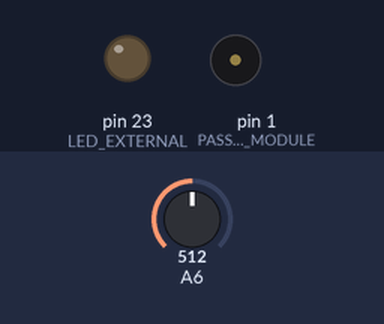
A sketch run on a simulated Arduino Mega 2560, built with avr-gcc and run on an emulated ATmega2560. On the bench: output pins drawn as LEDs (lit = HIGH), buzzer (waves = sounding). The inputs (shaded band) are chosen by the test bench; at power-on: A6 = 512. Random numbers use the default seed unless the sketch sets one; pins used as bus, display or sensor lines are not drawn.

Above: at 1.2 s.
1.3 s: A6 set to 53
2.8 s: A6 set to 46
At 3.4 s:
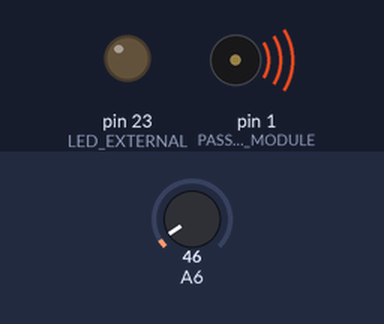
4.3 s: A6 set to 110
5.8 s: A6 set to 40
At 6.2 s:
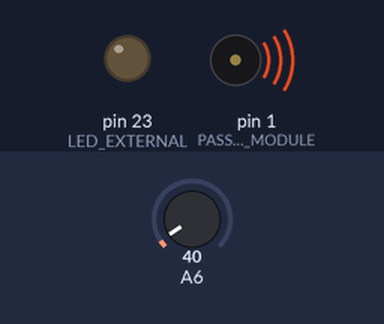
Timing chart, 0 to 8.3 s (numbered marks = the images above; inputs shaded):
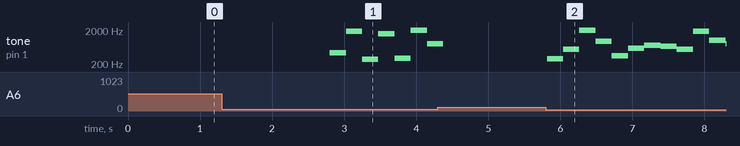

Measured:
- the behaviour switches between 50 and 49 on A6 (found by bisection; images 0 and 1)
- after the input at 1.3 s, every drawn part: stays the same
- after the input at 2.8 s, tone on pin 1 (PASSIVE_BUZZER_MODULE): plays 431 Hz for 0.23 s, 1845 Hz for 0.23 s, 275 Hz for 0.23 s, 1535 Hz for 0.23 s, 298 Hz for 0.23 s, 1942 Hz for 0.23 s … (7 notes in this stretch), starting at once
- after the input at 5.8 s, tone on pin 1 (PASSIVE_BUZZER_MODULE): plays 290 Hz for 0.23 s, 550 Hz for 0.23 s, 1959 Hz for 0.23 s, 923 Hz for 0.23 s, 347 Hz for 0.23 s, 585 Hz for 0.23 s … (12 notes in this stretch), starting at once

The sketch:

02_experiment.ino
```cpp
// Experiment 2: Laser beam detection by photocell activates LED and buzzer
// Description: When photocell detects laser beam contact, LED turns on and passive buzzer sounds random tones until contact is broken.
// Modules Used: Photocell module, Laser module, Passive buzzer module

// Assign component groupings to Teensy 4.0 pins
const int LED_EXTERNAL = 23;
const int PHOTOCELL_MODULE = 22;
const int LASER_EMIT_MODULE = 0;
const int PASSIVE_BUZZER_MODULE = 1;

// Set LED on/off brightness
const int LED_EXTERNAL_OFF = 0;
const int LED_EXTERNAL_ON = 100;
// Set photocell laser detection threshold (~50 signal seemed appropriate enough to distinguish states)
const int LASER_CONTACT_THRESHOLD = 50;
// Set arbitrary frequency range of buzzer tone
const int MIN_FREQUENCY_HERTZ = 100;
const int MAX_FREQUENCY_HERTZ = 2000;

bool contactDetected = false;

void setup() {
  Serial.begin(9600);

  pinMode(LED_EXTERNAL, OUTPUT);
  pinMode(PHOTOCELL_MODULE, INPUT);
  pinMode(PASSIVE_BUZZER_MODULE, OUTPUT);
  pinMode(LASER_EMIT_MODULE, OUTPUT);

  // Laser is always on
  digitalWrite(LASER_EMIT_MODULE, HIGH);
}

void loop() {

  int currentPhotocellSignalValue = analogRead(PHOTOCELL_MODULE);
  if (currentPhotocellSignalValue < LASER_CONTACT_THRESHOLD) {
    contactDetected = true;
  }

  int buzzerFrequencyHertz = random(MIN_FREQUENCY_HERTZ, MAX_FREQUENCY_HERTZ);
  if (contactDetected) {
    analogWrite(LED_EXTERNAL, LED_EXTERNAL_ON);
    tone(PASSIVE_BUZZER_MODULE, buzzerFrequencyHertz);
    delay(200);
  } else {
    analogWrite(LED_EXTERNAL, LED_EXTERNAL_OFF);
    noTone(PASSIVE_BUZZER_MODULE);

  }

  contactDetected = false;
  delay(25);

}
```
